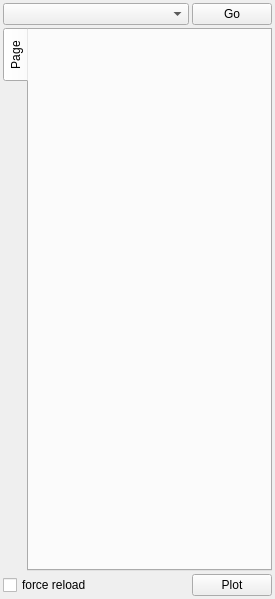
<ui version="4.0" >
 <class>PlotTab</class>
 <widget class="QWidget" name="PlotTab" >
  <property name="geometry" >
   <rect>
    <x>0</x>
    <y>0</y>
    <width>275</width>
    <height>599</height>
   </rect>
  </property>
  <property name="sizePolicy" >
   <sizepolicy vsizetype="Preferred" hsizetype="Maximum" >
    <horstretch>0</horstretch>
    <verstretch>0</verstretch>
   </sizepolicy>
  </property>
  <property name="maximumSize" >
   <size>
    <width>275</width>
    <height>16777215</height>
   </size>
  </property>
  <property name="windowTitle" >
   <string>PlotMS Plot Tab</string>
  </property>
  <property name="toolTip" >
   <string/>
  </property>
  <layout class="QVBoxLayout" >
   <property name="spacing" >
    <number>3</number>
   </property>
   <property name="leftMargin" >
    <number>3</number>
   </property>
   <property name="topMargin" >
    <number>3</number>
   </property>
   <property name="rightMargin" >
    <number>3</number>
   </property>
   <property name="bottomMargin" >
    <number>3</number>
   </property>
   <item>
    <layout class="QHBoxLayout" >
     <property name="spacing" >
      <number>3</number>
     </property>
     <item>
      <widget class="QComboBox" name="goChooser" >
       <property name="sizePolicy" >
        <sizepolicy vsizetype="Fixed" hsizetype="Expanding" >
         <horstretch>0</horstretch>
         <verstretch>0</verstretch>
        </sizepolicy>
       </property>
      </widget>
     </item>
     <item>
      <widget class="QPushButton" name="goButton" >
       <property name="text" >
        <string>Go</string>
       </property>
      </widget>
     </item>
    </layout>
   </item>
   <item>
    <widget class="QTabWidget" name="tabWidget" >
     <property name="tabPosition" >
      <enum>QTabWidget::West</enum>
     </property>
     <property name="currentIndex" >
      <number>0</number>
     </property>
     <widget class="QWidget" name="tab" >
      <attribute name="title" >
       <string>Page</string>
      </attribute>
     </widget>
    </widget>
   </item>
   <item>
    <layout class="QHBoxLayout" >
     <property name="spacing" >
      <number>3</number>
     </property>
     <item>
      <widget class="QCheckBox" name="forceReplotChk" >
       <property name="toolTip" >
        <string>If checked, force a reload of the data when the Plot button is pressed.</string>
       </property>
       <property name="text" >
        <string>force reload</string>
       </property>
      </widget>
     </item>
     <item>
      <spacer>
       <property name="orientation" >
        <enum>Qt::Horizontal</enum>
       </property>
       <property name="sizeHint" >
        <size>
         <width>40</width>
         <height>20</height>
        </size>
       </property>
      </spacer>
     </item>
     <item>
      <widget class="QPushButton" name="plotButton" >
       <property name="toolTip" >
        <string>Reload data, replot. Hold down shift to force reload</string>
       </property>
       <property name="text" >
        <string>Plot</string>
       </property>
      </widget>
     </item>
    </layout>
   </item>
  </layout>
 </widget>
 <resources>
  <include location="../Gui/PlotMSPlotter.qrc" />
 </resources>
 <connections/>
</ui>
